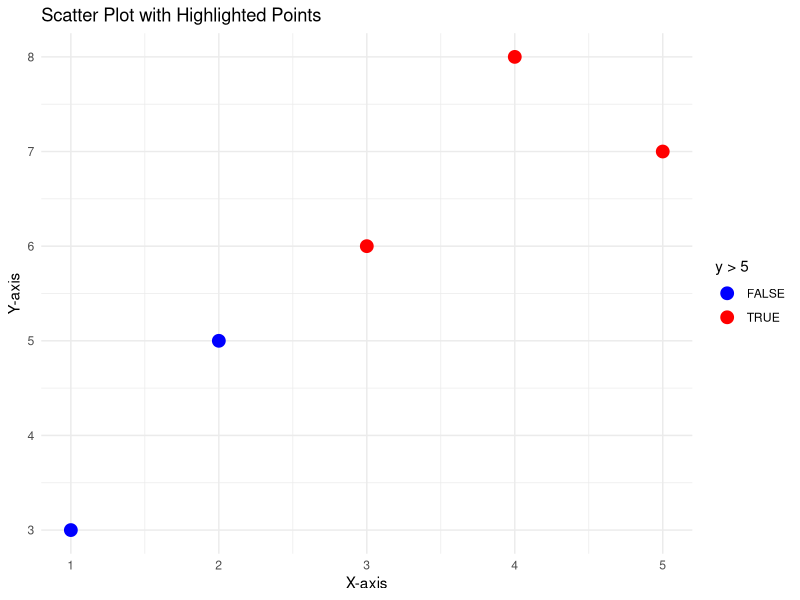

R code for this plot:
# Load ggplot2 package
library(ggplot2)

# Sample data
df <- data.frame(
  x = c(1, 2, 3, 4, 5),
  y = c(3, 5, 6, 8, 7)
)

# Create scatter plot with logical condition for coloring
ggplot(df, aes(x = x, y = y, color = y > 5)) +  # Logical condition y > 5
  geom_point(size = 4) +  # Scatter plot
  scale_color_manual(values = c("FALSE" = "blue", "TRUE" = "red")) +  # Customize colors
  labs(title = "Scatter Plot with Highlighted Points",
       x = "X-axis", 
       y = "Y-axis") +
  theme_minimal()
